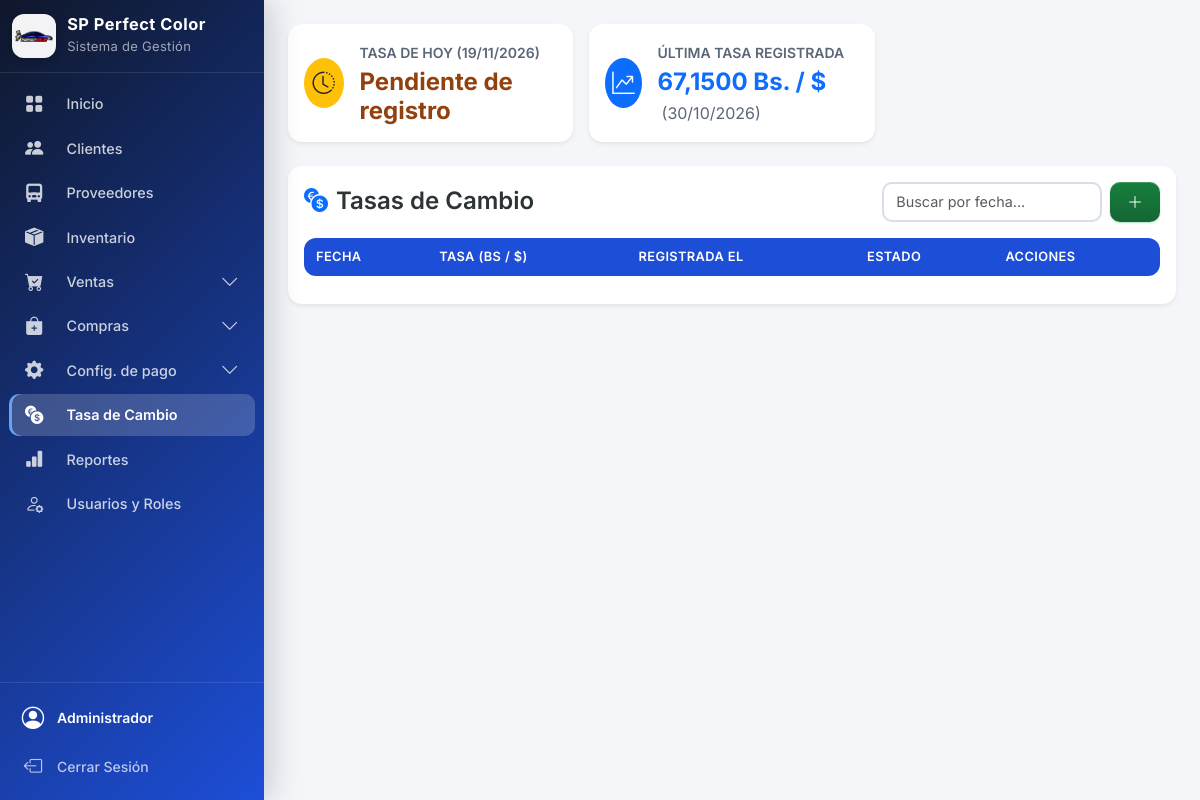
Before: /tasaCambio (signed in) with the older database file.
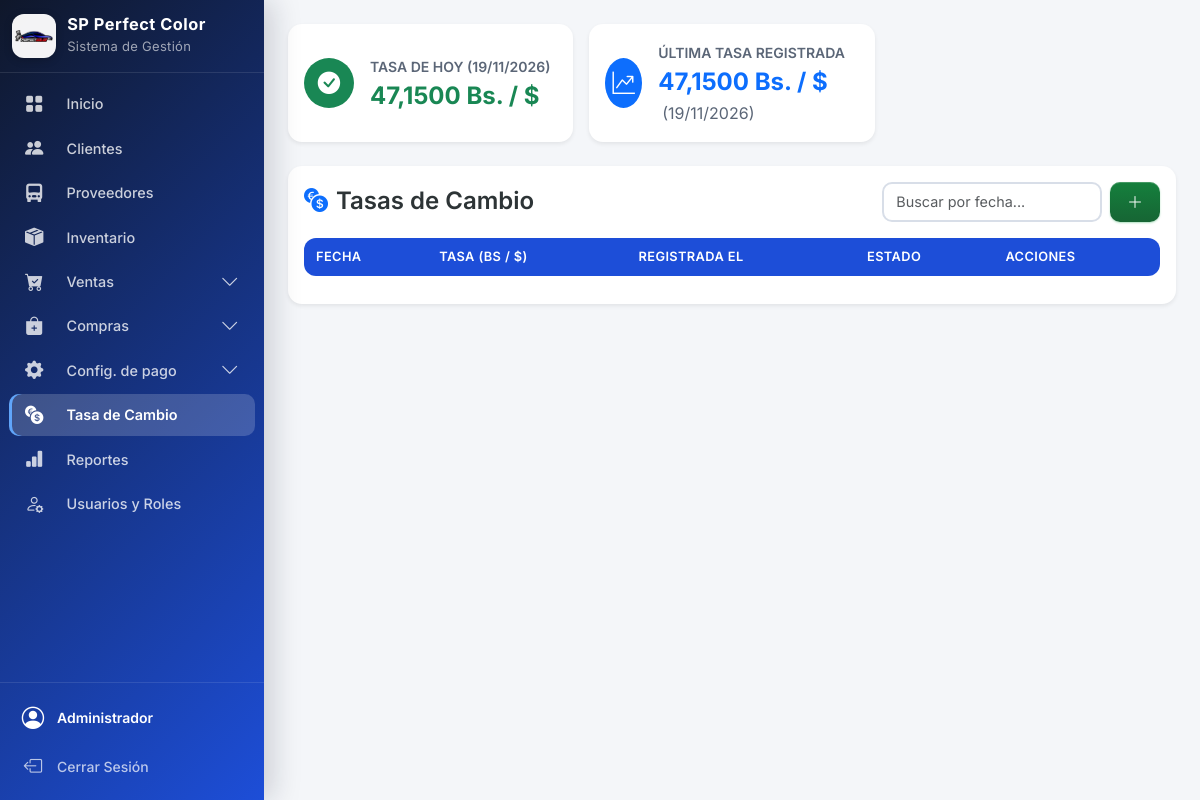
After: the same page with the newer database file.
### tables this page shows
CREATE TABLE `tasa_cambio` (
  `id_tasa_cambio` int(11) NOT NULL AUTO_INCREMENT,
  `tasa` decimal(12,4) NOT NULL COMMENT 'Valor de 1 USD en Bolivares (Bs.)',
  `fecha` date NOT NULL COMMENT 'Fecha de vigencia de la tasa',
  `created_at` datetime NOT NULL DEFAULT current_timestamp(),
  `estado` tinyint(1) NOT NULL DEFAULT 1,
  PRIMARY KEY (`id_tasa_cambio`),
  UNIQUE KEY `uk_tasa_fecha` (`fecha`),
  CONSTRAINT `chk_tasa_valor` CHECK (`tasa` > 0)
);

### index.php (called while the page is built, shortened)
<?php
require_once __DIR__ . '/app/helpers/envHelper.php';
try {
    $objeto = new \App\Controllers\frontController();
} catch (\TypeError $e) {
    error_log('Parametros no validos: ' . $e->getMessage());
    http_response_code(400);
    header('Content-Type: application/json; charset=utf-8');
    echo json_encode(['estado' => 'error', 'mensaje' => 'Los datos enviados no son válidos. Revise el formulario e intente de nuevo.', 'datos' => null], JSON_UNESCAPED_UNICODE);
}

### app/helpers/envHelper.php (called while the page is built, shortened)
<?php
function env(string $clave, $defecto = null)
{
    static $variables = null;
    if ($variables === null) {
        $variables = [];
        $ruta = __DIR__ . '/../../.env';
    }
    $valor = $variables[$clave] ?? getenv($clave);
    return ($valor === false || $valor === null) ? $defecto : $valor;
}

### app/core/conexionBD.php (called while the page is built, shortened)
<?php
class ConexionBD
{
    private static $instancia = null;
    private $conexion;
    private $charset = 'utf8mb4';
    private function __construct()
    {
        $this->host = env('DB_HOST', 'localhost');
        $this->baseDatos = env('DB_NAME', 'sp_perfect_color');
        $this->usuario = env('DB_USER', 'root');
        $this->clave = env('DB_PASS', '');
        $dsn = "mysql:host={$this->host};dbname={$this->baseDatos};charset={$this->charset}";
        $opciones = [
            PDO::ATTR_ERRMODE => PDO::ERRMODE_EXCEPTION,
            PDO::ATTR_DEFAULT_FETCH_MODE => PDO::FETCH_ASSOC,
            PDO::ATTR_EMULATE_PREPARES => false,
        ];
        $this->conexion = new PDO($dsn, $this->usuario, $this->clave, $opciones);
        $this->conexion->exec("SET NAMES 'utf8mb4' COLLATE 'utf8mb4_spanish2_ci'");
        $this->conexion->exec("SET SESSION sql_mode = CONCAT_WS(',', @@sql_mode, 'STRICT_TRANS_TABLES', 'ERROR_FOR_DIVISION_BY_ZERO')");
    }
    public static function obtenerInstancia()
    {
        if (self::$instancia === null) {
            self::$instancia = new self();
        }
        return self::$instancia;
    }
    public function obtenerConexion()
    {
        return $this->conexion;
    }
}

### app/models/ModeloBase.php (called while the page is built, shortened)
<?php
abstract class ModeloBase
{
    public function __construct()
    {
        $this->conexion = ConexionBD::obtenerInstancia()->obtenerConexion();
    }
}

### app/models/TasaCambioModel.php (called while the page is built, shortened)
<?php
class TasaCambioModel extends ModeloBase
{
    public function obtenerTasaHoy(): array|false
    {
        return $this->_ejecutarSelectHoy();
    }
    private function _ejecutarSelectHoy(): array|false
    {
        $consulta = "SELECT id_tasa_cambio, tasa, fecha, created_at, estado
                     FROM tasa_cambio
                     WHERE fecha = CURDATE() AND estado = 1
                     ORDER BY id_tasa_cambio DESC
                     LIMIT 1";
        $stmt = $this->conexion->query($consulta);
        return $stmt->fetch(PDO::FETCH_ASSOC);
    }
    public function obtenerUltimaTasa(): array|false
    {
        return $this->_ejecutarSelectUltima();
    }
    private function _ejecutarSelectUltima(): array|false
    {
        $consulta = "SELECT id_tasa_cambio, tasa, fecha, created_at, estado
                     FROM tasa_cambio
                     WHERE estado = 1
                     ORDER BY fecha DESC, id_tasa_cambio DESC
                     LIMIT 1";
        $stmt = $this->conexion->query($consulta);
        return $stmt->fetch(PDO::FETCH_ASSOC);
    }
    public function obtenerTasaVigenteValor(): float
    {
        $hoy = $this->obtenerTasaHoy();
        if ($hoy && isset($hoy['tasa'])) {
            return (float)$hoy['tasa'];
        }
        $ultima = $this->obtenerUltimaTasa();
        return ($ultima && isset($ultima['tasa'])) ? (float)$ultima['tasa'] : 0.0;
    }
}

### app/views/tasaCambioListView.php (the view, shortened to what the rows shown need)
<div class="row g-3 mb-4">
    <div class="col-12 col-md-6 col-xl-4">
        <div class="card border-0 shadow-sm h-100">
            <div class="card-body d-flex align-items-center gap-3">
                <div>
                    <h4 class="mb-0 fw-bold mt-1">
                        <?php if (!empty($tasaHoy)): ?>
                            <span class="text-success"><?php echo number_format((float)$tasaHoy['tasa'], 4, ',', '.'); ?> Bs. / $</span>
                        <?php else: ?>
                            <span class="text-warning">Pendiente de registro</span>
                        <?php endif; ?>
                    </h4>
                </div>
            </div>
        </div>
    </div>
    <div class="col-12 col-md-6 col-xl-4">
        <div class="card border-0 shadow-sm h-100">
            <div class="card-body d-flex align-items-center gap-3">
                <div>
                    <h4 class="mb-0 fw-bold mt-1">
                        <?php if (!empty($ultimaTasa)): ?>
                            <span class="text-primary"><?php echo number_format((float)$ultimaTasa['tasa'], 4, ',', '.'); ?> Bs. / $</span>
                            <small class="text-muted fs-6 fw-normal ms-1">(<?php echo date('d/m/Y', strtotime($ultimaTasa['fecha'])); ?>)</small>
                        <?php else: ?>
                            <span class="text-muted">Ninguna</span>
                        <?php endif; ?>
                    </h4>
                </div>
            </div>
        </div>
    </div>
</div>
<div class="card border-0 shadow-sm mb-4">
    <div class="card-body">
        <div class="table-responsive">
            <table id="tablaTasas" class="table table-hover table-striped mb-0">
                <thead>
                    <tr>
                        <th>Fecha</th>
                        <th>Tasa (Bs / $)</th>
                        <th>Registrada el</th>
                        <th>Estado</th>
                        <th>Acciones</th>
                    </tr>
                </thead>
            </table>
        </div>
    </div>
</div>

Changed rows visible on the page:
no longer on this page (row edited): tasa_cambio: tasa "67,1500", fecha "30/10/2026"
added tasa_cambio: tasa "47,1500", fecha "19/11/2026"
Other visible differences:
text no longer shown: "Pendiente de registro"
text now shown: "Bs. / $"
